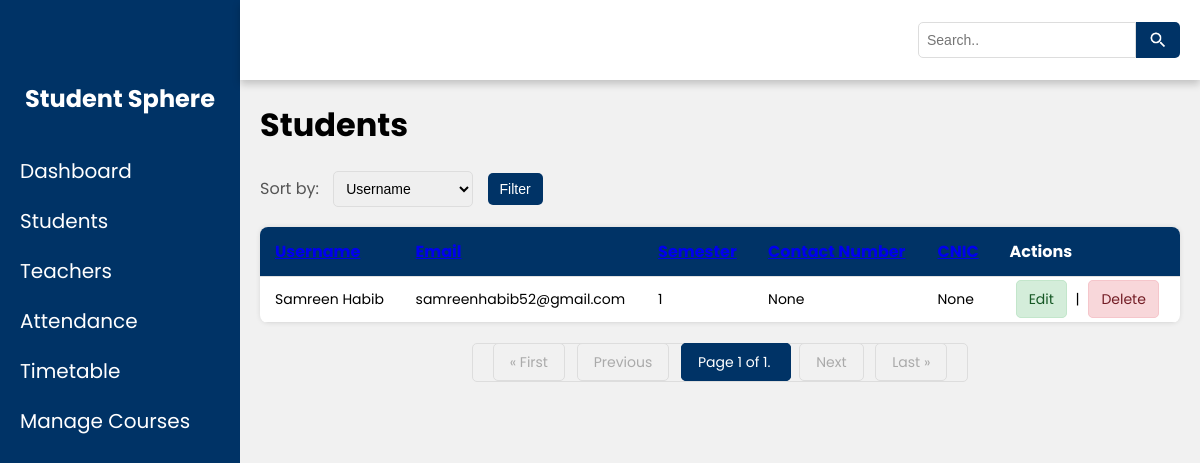
The app's page /students/, older data.
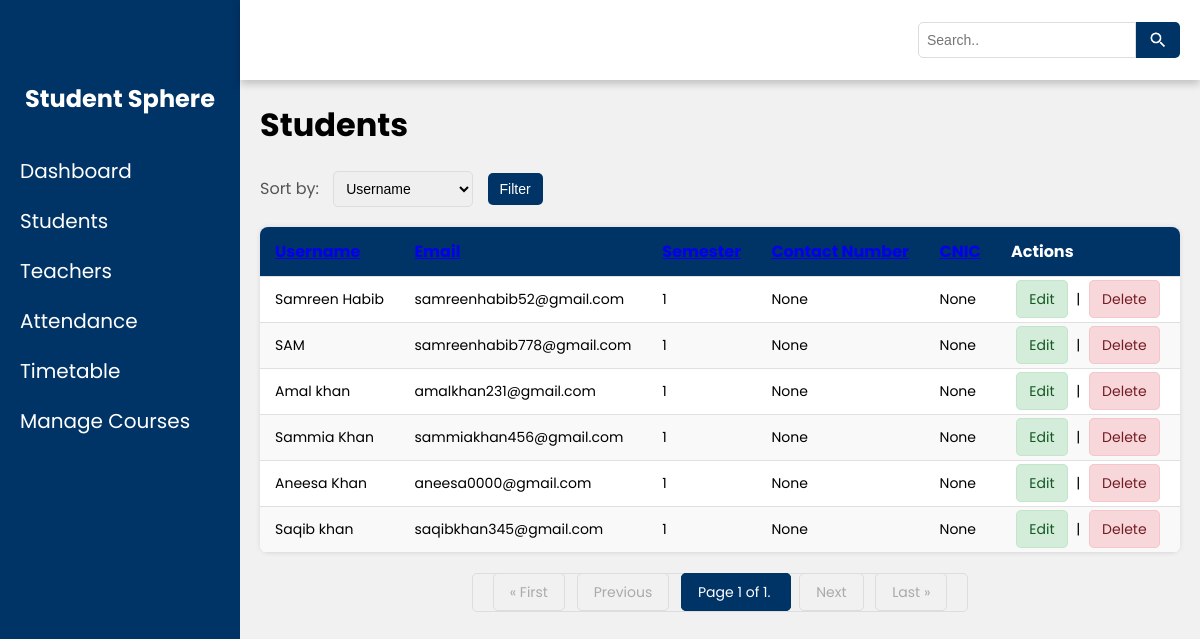
The same page, newer data.
### student_management_app/models.py (models this page shows, shortened)
class StudentProfile(models.Model):
    user = models.OneToOneField(
        settings.AUTH_USER_MODEL,
        on_delete=models.CASCADE,
        related_name='student_profile'  # Added related name
    )
    semester = models.IntegerField(
        choices=[(i, f'Semester {i}') for i in range(1, 9)]
    )
    contact_number = models.CharField(max_length=20, blank=True, null=True)
    cnic = models.CharField(max_length=15, blank=True, null=True)

class UserProfile(AbstractUser):
    ROLE_CHOICES = [
        ('student', 'Student'),
        ('teacher', 'Teacher'),
        ('admin', 'Admin'),
    ]
    role = models.CharField(max_length=10, choices=ROLE_CHOICES, default='student')

### student_management_app/views.py (the view, shortened to what this page needs)
# urls.py: path('students/', views.student_list, name='student_list'), # Corrected line
def student_list(request):  # Make sure this function exists and is named correctly
    students = StudentProfile.objects.all()
    search_term = request.GET.get('search')
    sort_by = request.GET.get('sort')
    if sort_by:
        if sort_by == 'user__username':
            students = students.order_by('user__username')
        elif sort_by == 'user__email':
            students = students.order_by('user__email')
        elif sort_by == 'semester':
            students = students.order_by('semester')
        elif sort_by == 'contact_number':
            students = students.order_by('contact_number')
        elif sort_by == 'cnic':
            students = students.order_by('cnic')
        else:
            students = students.order_by('pk')  # default sort
    else:
        students = students.order_by('pk')
    paginator = Paginator(students, 10)
    page_number = request.GET.get('page')
    try:
        page_obj = paginator.get_page(page_number)
    except PageNotAnInteger:
        page_obj = paginator.get_page(1)
    except EmptyPage:
        page_obj = paginator.get_page(paginator.num_pages)
    context = {
        'page_obj': page_obj,
        'search_term': search_term,
        'sort_by': sort_by,
    }
    return render(request, 'admin_students.html', context)

### student_management_app/context_processors.py (called while the page is built)
def user_role_processor(request):
    user_role = None
    if request.user.is_authenticated:
        user_role = getattr(request.user, 'role', 'Role_Attribute_Missing_In_Model')
        logger.info(f"Context Processor: User '{request.user.username}' is authenticated. Role found: '{user_role}'")
    else:
        logger.info("Context Processor: User is NOT authenticated.")
    return {'user_role': user_role}

### student_management_app/templates/admin_students.html (shortened to what the changed rows need)
<!DOCTYPE html>
<html lang="en">
<head>
    <link rel="stylesheet" href="/static/css/style4.css">
</head>
<body>
    <div class="side-menu">
        <br><br>
        <div class="fyp-name">
            <h2>Student Sphere</h2>
        </div>
    </div>
    <div class="container">
        <div class="content">
            <h1>Students</h1>
            <table>
                <thead>
                    <tr>
                        <th><a href="{% url 'student_list' %}?sort=user__username{% if search_term %}&search={{ search_term }}{% endif %}">Username</a></th>
                        <th><a href="{% url 'student_list' %}?sort=user__email{% if search_term %}&search={{ search_term }}{% endif %}">Email</a></th>
                        <th><a href="{% url 'student_list' %}?sort=semester{% if search_term %}&search={{ search_term }}{% endif %}">Semester</a></th>
                        <th><a href="{% url 'student_list' %}?sort=contact_number{% if search_term %}&search={{ search_term }}{% endif %}">Contact Number</a></th>
                        <th><a href="{% url 'student_list' %}?sort=cnic{% if search_term %}&search={{ search_term }}{% endif %}">CNIC</a></th>
                        <th>Actions</th>
                    </tr>
                </thead>
                <tbody>
                    {% for student_profile in page_obj %}
                    <tr>
                        <td>{{ student_profile.user.username }}</td>
                        <td>{{ student_profile.user.email }}</td>
                        <td>{{ student_profile.semester }}</td>
                        <td>{{ student_profile.contact_number }}</td>
                        <td>{{ student_profile.cnic }}</td>
                        <td>
                            <a href="{% url 'student_edit' student_profile.user.pk %}">Edit</a> |
                            <a href="{% url 'student_delete' student_profile.user.pk %}" onclick="confirmDelete(event, '{% url 'student_delete' student_profile.user.pk %}')">Delete</a>
                        </td>
                    </tr>
                    {% empty %}
                    <tr><td colspan="6">No students found.</td></tr>
                    {% endfor %}
                </tbody>
            </table>
        </div>
    </div>
</body>
</html>

Row changes from the older to the newer data that the page shows:
added StudentProfile: user.username "SAM", user.email "samreenhabib778@gmail.com", semester "1", contact_number "None", cnic "None"
added StudentProfile: user.username "Amal khan", user.email "amalkhan231@gmail.com", semester "1", contact_number "None", cnic "None"
added StudentProfile: user.username "Sammia Khan", user.email "sammiakhan456@gmail.com", semester "1", contact_number "None", cnic "None"
added StudentProfile: user.username "Aneesa Khan", user.email "aneesa0000@gmail.com", semester "1", contact_number "None", cnic "None"
added StudentProfile: user.username "Saqib khan", user.email "saqibkhan345@gmail.com", semester "1", contact_number "None", cnic "None"
